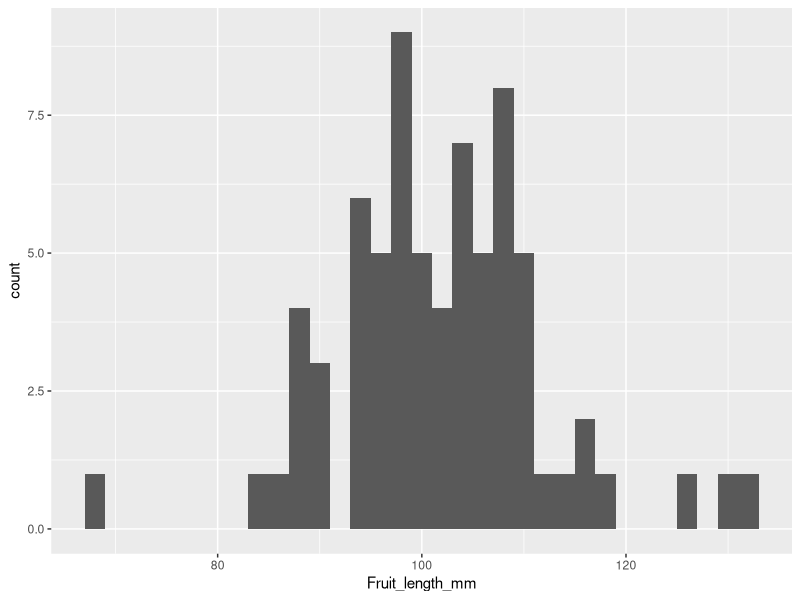
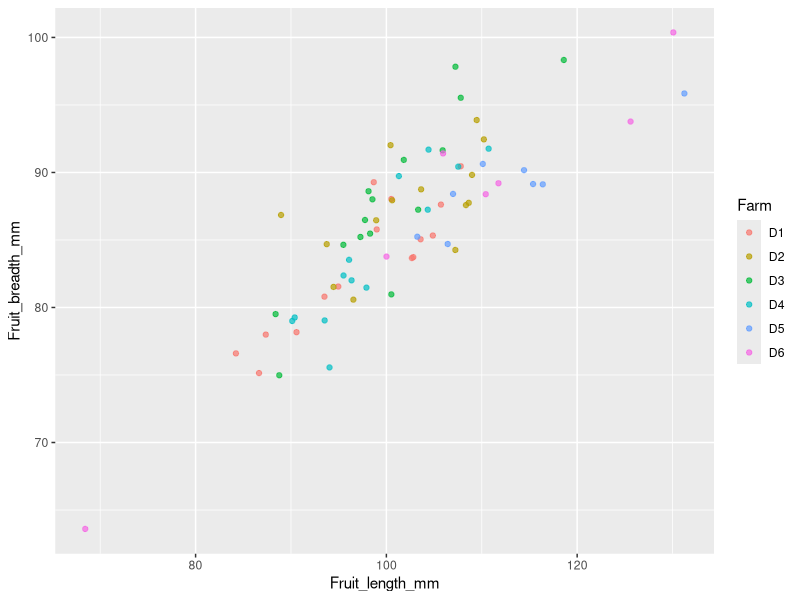

Reproduce these figures in R, in order.
## ---- chunk 1
knitr::opts_chunk$set(echo = TRUE, message = TRUE, warning = TRUE)
library(knitr)
library(tidyverse)
library(readr)
## ---- chunk 2
fruit_data <- read_csv("Fruit_set.csv")
nocturnal_visits <- read_csv("Nocturnal_visits.csv")
## ---- chunk 3
fruit_data%>%
  ggplot(aes(x=Fruit_length_mm))+
  geom_histogram(binwidth=2)
  
fruit_data%>%
  filter(!is.na(Farm))%>%
  ggplot(aes(x=Fruit_length_mm, y=Fruit_breadth_mm, color=Farm))+
  geom_point(alpha=0.7)

fruit_data%>%
  summarize(avg_length=mean(Fruit_length_mm, na.rm=TRUE),
            avg_width=mean(Fruit_breadth_mm, na.rm=TRUE))
## ---- chunk 4
